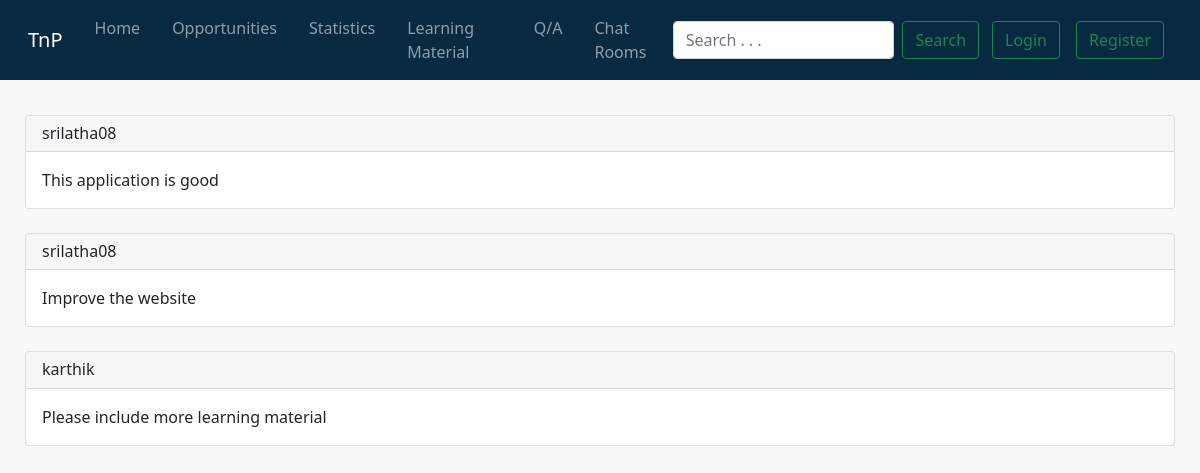
/view_feedback, run on the app's committed database.
### user/models.py (models this page shows)
class Feedback(models.Model):
    user = models.ForeignKey(User, on_delete=models.CASCADE, null=True)
    id = models.UUIDField(default=uuid.uuid4, editable=False, primary_key=True)
    message = models.TextField(max_length=300, verbose_name="Feedback")

class User(AbstractUser):
    is_student = models.BooleanField(default=False)
    is_professor = models.BooleanField(default=False)

### user/views.py (the view)
# urls.py: path('view_feedback', admin_view_feedback, name="view_feedback"),
def admin_view_feedback(request):
    all_feedbacks = Feedback.objects.all()
    return render(request, "view_feedback.html", {"all_feedbacks": all_feedbacks})

### user/templates/view_feedback.html (shortened to what this page needs)
{% extends "base.html" %}
{% load crispy_forms_tags %}
{% load static %}
{% block content %}
<html>
<head>
</head>
<body>
    {% for f in all_feedbacks %}
    <div class="card">
        <h6 class="card-header"> {{ f.user.username }} </h6>
        <div class="card-body">
          <p class="card-text"> {{ f.message }} </p>
        </div>
      </div>
        <br>
    {% endfor %}
</body>
</html>
{% endblock content %}

### data on the page
Feedback: user.username "srilatha08", message "This application is good"
Feedback: user.username "srilatha08", message "Improve the website"
Feedback: user.username "karthik", message "Please include more learning material"
